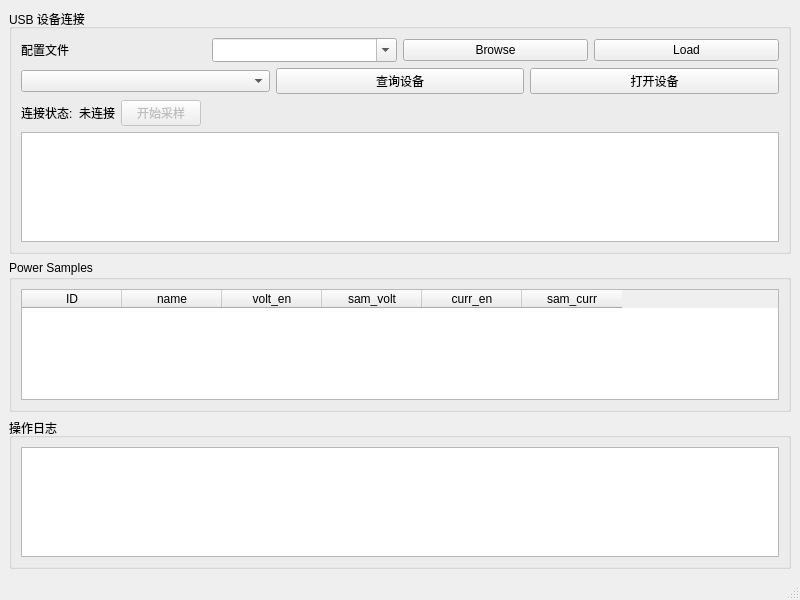
<?xml version="1.0" encoding="UTF-8"?>
<ui version="4.0">
 <class>MainWindow</class>
 <widget class="QMainWindow" name="MainWindow">
  <property name="geometry">
   <rect>
    <x>0</x>
    <y>0</y>
    <width>800</width>
    <height>600</height>
   </rect>
  </property>
  <property name="windowTitle">
    <string>USB Power Control</string>
  </property>
  <widget class="QWidget" name="centralwidget">
    <layout class="QVBoxLayout" name="verticalLayout">
     <item>
      <widget class="QGroupBox" name="deviceGroupBox">
        <property name="title">
         <string>USB 设备连接</string>
        </property>
        <layout class="QVBoxLayout" name="verticalLayout_2">
           <item>
            <layout class="QHBoxLayout" name="configLayout">
             <item>
              <widget class="QLabel" name="configPathLabel">
               <property name="text">
                <string>配置文件</string>
               </property>
              </widget>
             </item>
             <item>
              <widget class="QComboBox" name="configPathComboBox">
               <property name="editable">
                <bool>true</bool>
               </property>
               <property name="sizeAdjustPolicy">
                <enum>QComboBox::AdjustToMinimumContentsLengthWithIcon</enum>
               </property>
              </widget>
             </item>
             <item>
              <widget class="QPushButton" name="browseConfigButton">
               <property name="text">
                <string>Browse</string>
               </property>
              </widget>
             </item>
             <item>
              <widget class="QPushButton" name="loadConfigButton">
               <property name="text">
                <string>Load</string>
               </property>
              </widget>
             </item>
            </layout>
           </item>
         <item>
          <layout class="QHBoxLayout" name="controlLayout">
              <item>
               <widget class="QComboBox" name="deviceComboBox"/>
              </item>
            <item>
             <widget class="QPushButton" name="queryButton">
              <property name="text">
                <string>查询设备</string>
              </property>
             </widget>
            </item>
            <item>
             <widget class="QPushButton" name="openButton">
              <property name="text">
                <string>打开设备</string>
              </property>
             </widget>
            </item>
          </layout>
         </item>
         <item>
          <layout class="QHBoxLayout" name="statusLayout">
            <item>
             <widget class="QLabel" name="statusLabel">
              <property name="text">
                <string>连接状态:</string>
              </property>
             </widget>
            </item>
            <item>
             <widget class="QLabel" name="statusValueLabel">
              <property name="text">
                <string>未连接</string>
              </property>
             </widget>
            </item>
            <item>
             <widget class="QPushButton" name="sampleToggleButton">
              <property name="enabled">
               <bool>false</bool>
              </property>
              <property name="text">
               <string>开始采样</string>
              </property>
             </widget>
            </item>
            <item>
             <spacer name="horizontalSpacer">
              <property name="orientation">
                <enum>Qt::Horizontal</enum>
              </property>
              <property name="sizeHint" stdset="0">
                <size>
                 <width>40</width>
                 <height>20</height>
                </size>
              </property>
             </spacer>
            </item>
          </layout>
         </item>
         <item>
          <widget class="QListWidget" name="deviceList"/>
         </item>
        </layout>
      </widget>
     </item>
     <item>
      <widget class="QGroupBox" name="sampleGroupBox">
       <property name="title">
        <string>Power Samples</string>
       </property>
       <layout class="QVBoxLayout" name="verticalLayout_4">
        <item>
         <widget class="QTableWidget" name="sampleTableWidget">
          <property name="columnCount">
           <number>6</number>
          </property>
          <property name="rowCount">
           <number>0</number>
          </property>
          <column>
           <property name="text">
            <string>ID</string>
           </property>
          </column>
          <column>
           <property name="text">
            <string>name</string>
           </property>
          </column>
          <column>
           <property name="text">
            <string>volt_en</string>
           </property>
          </column>
          <column>
           <property name="text">
            <string>sam_volt</string>
           </property>
          </column>
          <column>
           <property name="text">
            <string>curr_en</string>
           </property>
          </column>
          <column>
           <property name="text">
            <string>sam_curr</string>
           </property>
          </column>
         </widget>
        </item>
       </layout>
      </widget>
     </item>
     <item>
      <widget class="QGroupBox" name="logGroupBox">
        <property name="title">
         <string>操作日志</string>
        </property>
        <layout class="QVBoxLayout" name="verticalLayout_3">
         <item>
          <widget class="QPlainTextEdit" name="logEdit">
            <property name="readOnly">
             <bool>true</bool>
            </property>
          </widget>
         </item>
        </layout>
      </widget>
     </item>
    </layout>
  </widget>
  <widget class="QMenuBar" name="menubar">
   <property name="geometry">
    <rect>
     <x>0</x>
     <y>0</y>
     <width>800</width>
     <height>25</height>
    </rect>
   </property>
  </widget>
  <widget class="QStatusBar" name="statusbar"/>
 </widget>
 <resources/>
 <connections/>
</ui>
